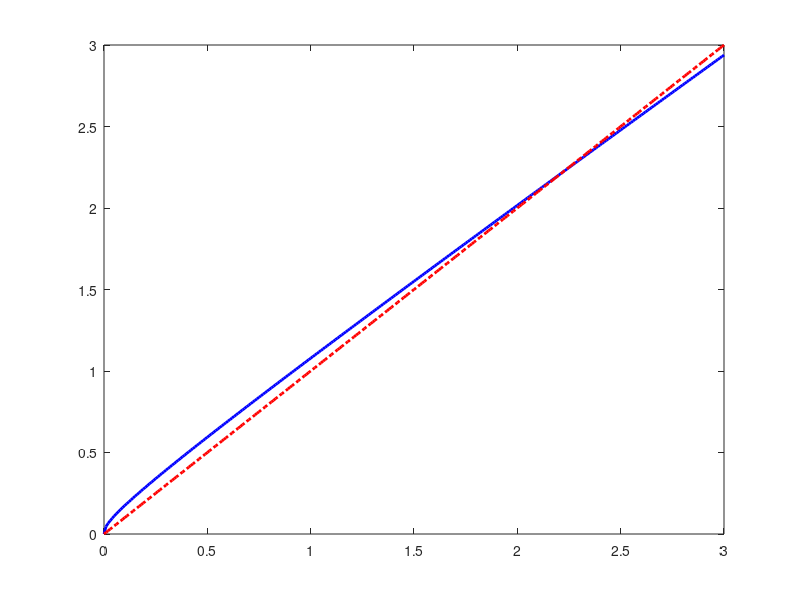

Source code (MATLAB): (Note: this script raises an error after producing the figure.)
%
%  Chapter 1
%  Basic Solow Model
%  Sec 1.1 - Sec 1.4 
%  page 9 - 12 

% initial setting 
rng('default')
nperiod = 100;
eps = 0.2*randn(nperiod,1); 
ngrid = 100;

% parameters setting
delta = 0.1;
sigma = 0.2;
n = 0.02;
theta = 0.36;
A_bar =1;

% eq 1.1: steady state of capital
i =1; j=1;

for k = 0:0.01:3
  k1 = ((1-delta)*k + sigma*A_bar*k^theta) /(1+n);  
  K(i,:) = [k, k1];
  i = i+1;
  if (k1 < k)&(j==1)
     kss = k; 
     disp([ 'k_ss = ', num2str(k)]);
     j=0;
  end    
end

% Plot Figure 1.1
figure('Name','Fig 1.1')
  plot(K(:,1), K(:,2),'b-','LineWidth',2);
  hold on
    plot(K(:,1), K(:,1),'r-.','LineWidth',2);    
    xline(kss,'LineWidth',1.25);
    yline(kss,'LineWidth',1.25);
  hold off  
  title('Fig 1.1');
  xlabel('k_t');
  ylabel('k_{t+1}')
  legend({'Capital','45 degree', 'Steady State'},...
       'Location','northwest');
  set(gca, 'FontSize',12)


% Sec 1.4 
% kss = 2.23;
k = ones(nperiod,1)*kss;
y = zeros(nperiod,1);

% eq 1.2
for t = 1:nperiod
  fk= k(t)^theta;
  k(t+1)= ((1-delta)*k(t)+sigma*A_bar*exp(eps(t))*fk)/(1+n);

  y(t+1) = A_bar*exp(eps(t))*fk;
end  

% plot
figure('Name','Dynamics of Caipal')
  plot(k, 'b-','LineWidth',2);
  hold on
    plot(y, 'r-.','LineWidth',2);
  hold off
  title('Dynamics of Caipal and Output')
  xlabel('time');
  xlim([1, nperiod]);
  ylabel('Capital, Output')
  legend({'k', 'y'})
  set(gca, 'FontSize',12)

  save('K.mat','k','kss')
